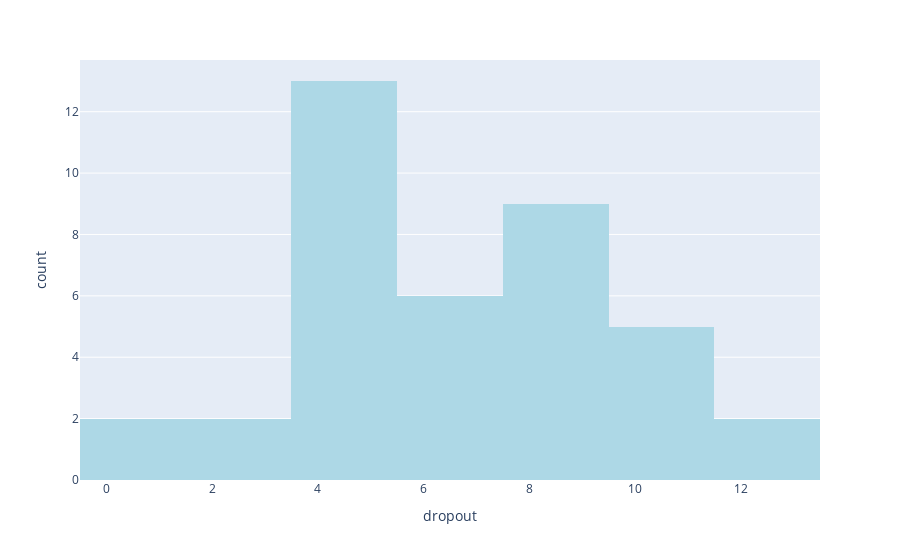

Notebook source saved alongside this figure:
### Markdown cell above
Distribution of age of students at the time of enrollment

### Code cell
px.histogram(new_data['dropout'], x='dropout',color_discrete_sequence=['lightblue'])

### Figure 1 — Plotly figure (JSON) as saved in the notebook; plotly's stock layout.template omitted (floating-point values rounded to 4 significant figures)
{"data": [{"alignmentgroup": "True", "bingroup": "x", "hovertemplate": "dropout=%{x}<br>count=%{y}<extra></extra>", "legendgroup": "", "marker": {"color": "lightblue", "pattern": {"shape": ""}}, "name": "", "offsetgroup": "", "orientation": "v", "showlegend": false, "type": "histogram", "x": [5, 4, 7, 8, 4, 9, 10, 12, 5, 9, 4, 4, 4, 12, 4, 7, 8, 1, 6, 4, 9, 7, 3, 4, 1, 8, 11, 10, 10, 8, 4, 5, 7, 9, 4, 6, 2, 11, 8], "xaxis": "x", "yaxis": "y"}], "layout": {"barmode": "relative", "legend": {"tracegroupgap": 0}, "margin": {"t": 60}, "xaxis": {"anchor": "y", "domain": [0, 1], "title": {"text": "dropout"}}, "yaxis": {"anchor": "x", "domain": [0, 1], "title": {"text": "count"}}}}
